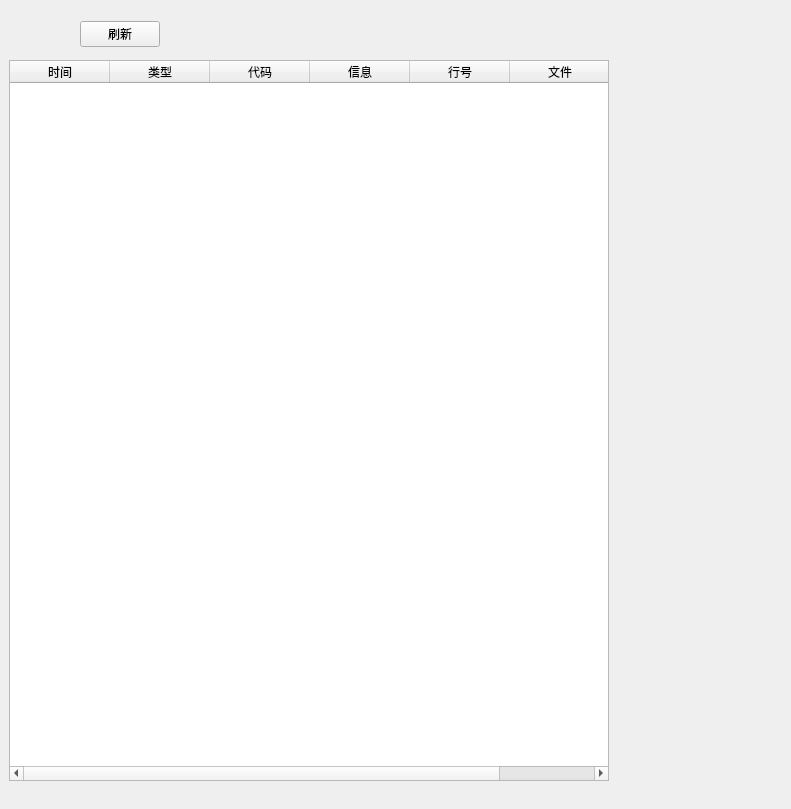
<?xml version="1.0" encoding="UTF-8"?>
<ui version="4.0">
 <class>logFileForm</class>
 <widget class="QWidget" name="logFileForm">
  <property name="geometry">
   <rect>
    <x>0</x>
    <y>0</y>
    <width>791</width>
    <height>809</height>
   </rect>
  </property>
  <property name="windowTitle">
   <string>Form</string>
  </property>
  <widget class="QTableWidget" name="tableWidget_log">
   <property name="geometry">
    <rect>
     <x>9</x>
     <y>60</y>
     <width>600</width>
     <height>721</height>
    </rect>
   </property>
   <property name="minimumSize">
    <size>
     <width>600</width>
     <height>0</height>
    </size>
   </property>
   <column>
    <property name="text">
     <string>时间</string>
    </property>
   </column>
   <column>
    <property name="text">
     <string>类型</string>
    </property>
   </column>
   <column>
    <property name="text">
     <string>代码</string>
    </property>
   </column>
   <column>
    <property name="text">
     <string>信息</string>
    </property>
   </column>
   <column>
    <property name="text">
     <string>行号</string>
    </property>
   </column>
   <column>
    <property name="text">
     <string>文件</string>
    </property>
   </column>
  </widget>
  <widget class="QWidget" name="layoutWidget">
   <property name="geometry">
    <rect>
     <x>9</x>
     <y>9</y>
     <width>221</width>
     <height>51</height>
    </rect>
   </property>
   <layout class="QHBoxLayout" name="horizontalLayout">
    <item>
     <spacer name="horizontalSpacer">
      <property name="orientation">
       <enum>Qt::Horizontal</enum>
      </property>
      <property name="sizeHint" stdset="0">
       <size>
        <width>40</width>
        <height>20</height>
       </size>
      </property>
     </spacer>
    </item>
    <item>
     <widget class="QPushButton" name="pushButton_update">
      <property name="text">
       <string>刷新</string>
      </property>
     </widget>
    </item>
    <item>
     <spacer name="horizontalSpacer_2">
      <property name="orientation">
       <enum>Qt::Horizontal</enum>
      </property>
      <property name="sizeHint" stdset="0">
       <size>
        <width>40</width>
        <height>20</height>
       </size>
      </property>
     </spacer>
    </item>
   </layout>
  </widget>
 </widget>
 <tabstops>
  <tabstop>pushButton_update</tabstop>
  <tabstop>tableWidget_log</tabstop>
 </tabstops>
 <resources/>
 <connections/>
</ui>
